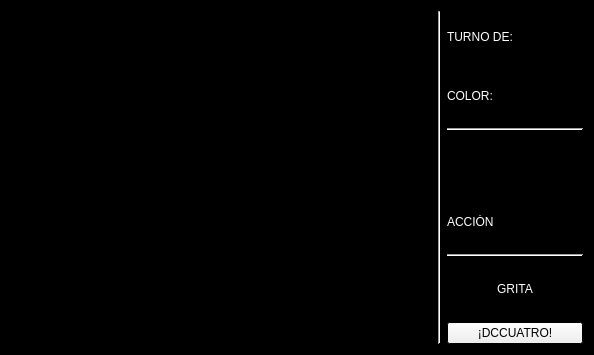
<?xml version="1.0" encoding="UTF-8"?>
<ui version="4.0">
 <class>Form</class>
 <widget class="QWidget" name="Form">
  <property name="geometry">
   <rect>
    <x>0</x>
    <y>0</y>
    <width>594</width>
    <height>355</height>
   </rect>
  </property>
  <property name="palette">
   <palette>
    <active>
     <colorrole role="Base">
      <brush brushstyle="SolidPattern">
       <color alpha="255">
        <red>255</red>
        <green>255</green>
        <blue>255</blue>
       </color>
      </brush>
     </colorrole>
     <colorrole role="Window">
      <brush brushstyle="SolidPattern">
       <color alpha="255">
        <red>0</red>
        <green>0</green>
        <blue>0</blue>
       </color>
      </brush>
     </colorrole>
    </active>
    <inactive>
     <colorrole role="Base">
      <brush brushstyle="SolidPattern">
       <color alpha="255">
        <red>255</red>
        <green>255</green>
        <blue>255</blue>
       </color>
      </brush>
     </colorrole>
     <colorrole role="Window">
      <brush brushstyle="SolidPattern">
       <color alpha="255">
        <red>0</red>
        <green>0</green>
        <blue>0</blue>
       </color>
      </brush>
     </colorrole>
    </inactive>
    <disabled>
     <colorrole role="Base">
      <brush brushstyle="SolidPattern">
       <color alpha="255">
        <red>0</red>
        <green>0</green>
        <blue>0</blue>
       </color>
      </brush>
     </colorrole>
     <colorrole role="Window">
      <brush brushstyle="SolidPattern">
       <color alpha="255">
        <red>0</red>
        <green>0</green>
        <blue>0</blue>
       </color>
      </brush>
     </colorrole>
    </disabled>
   </palette>
  </property>
  <property name="windowTitle">
   <string>Ventana de juego</string>
  </property>
  <layout class="QHBoxLayout" name="horizontalLayout">
   <item>
    <layout class="QVBoxLayout" name="verticalLayout">
     <item>
      <widget class="QLabel" name="label_2">
       <property name="text">
        <string/>
       </property>
      </widget>
     </item>
     <item>
      <layout class="QVBoxLayout" name="cartas_jugador_izquierda">
       <item>
        <widget class="QLabel" name="label_8">
         <property name="text">
          <string>TextLabel</string>
         </property>
        </widget>
       </item>
      </layout>
     </item>
     <item>
      <widget class="QLabel" name="label_3">
       <property name="text">
        <string/>
       </property>
      </widget>
     </item>
    </layout>
   </item>
   <item>
    <layout class="QVBoxLayout" name="verticalLayout_2">
     <item>
      <layout class="QHBoxLayout" name="cartas_jugador_arriba">
       <item>
        <widget class="QLabel" name="label_9">
         <property name="text">
          <string>TextLabel</string>
         </property>
        </widget>
       </item>
      </layout>
     </item>
     <item>
      <widget class="QLabel" name="carta_jugada">
       <property name="text">
        <string/>
       </property>
      </widget>
     </item>
     <item>
      <layout class="QHBoxLayout" name="cartas_usuario">
       <item>
        <widget class="QLabel" name="jugador_abajo">
         <property name="text">
          <string>TextLabel</string>
         </property>
        </widget>
       </item>
      </layout>
     </item>
    </layout>
   </item>
   <item>
    <layout class="QVBoxLayout" name="verticalLayout_3">
     <item>
      <widget class="QLabel" name="label_4">
       <property name="text">
        <string/>
       </property>
      </widget>
     </item>
     <item>
      <layout class="QVBoxLayout" name="cartas_jugador_derecha">
       <item>
        <widget class="QLabel" name="label_10">
         <property name="text">
          <string>TextLabel</string>
         </property>
        </widget>
       </item>
      </layout>
     </item>
     <item>
      <widget class="QLabel" name="label_5">
       <property name="text">
        <string/>
       </property>
      </widget>
     </item>
    </layout>
   </item>
   <item>
    <widget class="Line" name="line">
     <property name="orientation">
      <enum>Qt::Vertical</enum>
     </property>
    </widget>
   </item>
   <item>
    <layout class="QVBoxLayout" name="verticalLayout_7">
     <item>
      <layout class="QHBoxLayout" name="horizontalLayout_4">
       <item>
        <widget class="QLabel" name="label_6">
         <property name="text">
          <string>&lt;html&gt;&lt;head/&gt;&lt;body&gt;&lt;p&gt;&lt;span style=&quot; color:#ffffff;&quot;&gt;TURNO DE: &lt;/span&gt;&lt;/p&gt;&lt;/body&gt;&lt;/html&gt;</string>
         </property>
        </widget>
       </item>
       <item>
        <widget class="QLabel" name="turno">
         <property name="text">
          <string/>
         </property>
        </widget>
       </item>
      </layout>
     </item>
     <item>
      <layout class="QHBoxLayout" name="horizontalLayout_5">
       <item>
        <widget class="QLabel" name="label_7">
         <property name="text">
          <string>&lt;html&gt;&lt;head/&gt;&lt;body&gt;&lt;p&gt;&lt;span style=&quot; color:#ffffff;&quot;&gt;COLOR:&lt;/span&gt;&lt;/p&gt;&lt;/body&gt;&lt;/html&gt;</string>
         </property>
        </widget>
       </item>
       <item>
        <widget class="QLabel" name="color">
         <property name="text">
          <string/>
         </property>
        </widget>
       </item>
      </layout>
     </item>
     <item>
      <widget class="Line" name="line_2">
       <property name="orientation">
        <enum>Qt::Horizontal</enum>
       </property>
      </widget>
     </item>
     <item>
      <widget class="QLabel" name="mazo">
       <property name="text">
        <string/>
       </property>
      </widget>
     </item>
     <item>
      <widget class="QLabel" name="accion">
       <property name="text">
        <string>&lt;html&gt;&lt;head/&gt;&lt;body&gt;&lt;p&gt;&lt;span style=&quot; color:#ffffff;&quot;&gt;ACCIÓN&lt;/span&gt;&lt;/p&gt;&lt;/body&gt;&lt;/html&gt;</string>
       </property>
      </widget>
     </item>
     <item>
      <widget class="Line" name="line_3">
       <property name="orientation">
        <enum>Qt::Horizontal</enum>
       </property>
      </widget>
     </item>
     <item>
      <widget class="QLabel" name="label_12">
       <property name="text">
        <string>&lt;html&gt;&lt;head/&gt;&lt;body&gt;&lt;p&gt;&lt;span style=&quot; color:#ffffff;&quot;&gt;GRITA&lt;/span&gt;&lt;/p&gt;&lt;/body&gt;&lt;/html&gt;</string>
       </property>
       <property name="alignment">
        <set>Qt::AlignCenter</set>
       </property>
      </widget>
     </item>
     <item>
      <widget class="QPushButton" name="boton_gritar">
       <property name="text">
        <string>¡DCCUATRO!</string>
       </property>
      </widget>
     </item>
    </layout>
   </item>
  </layout>
 </widget>
 <resources/>
 <connections/>
</ui>
